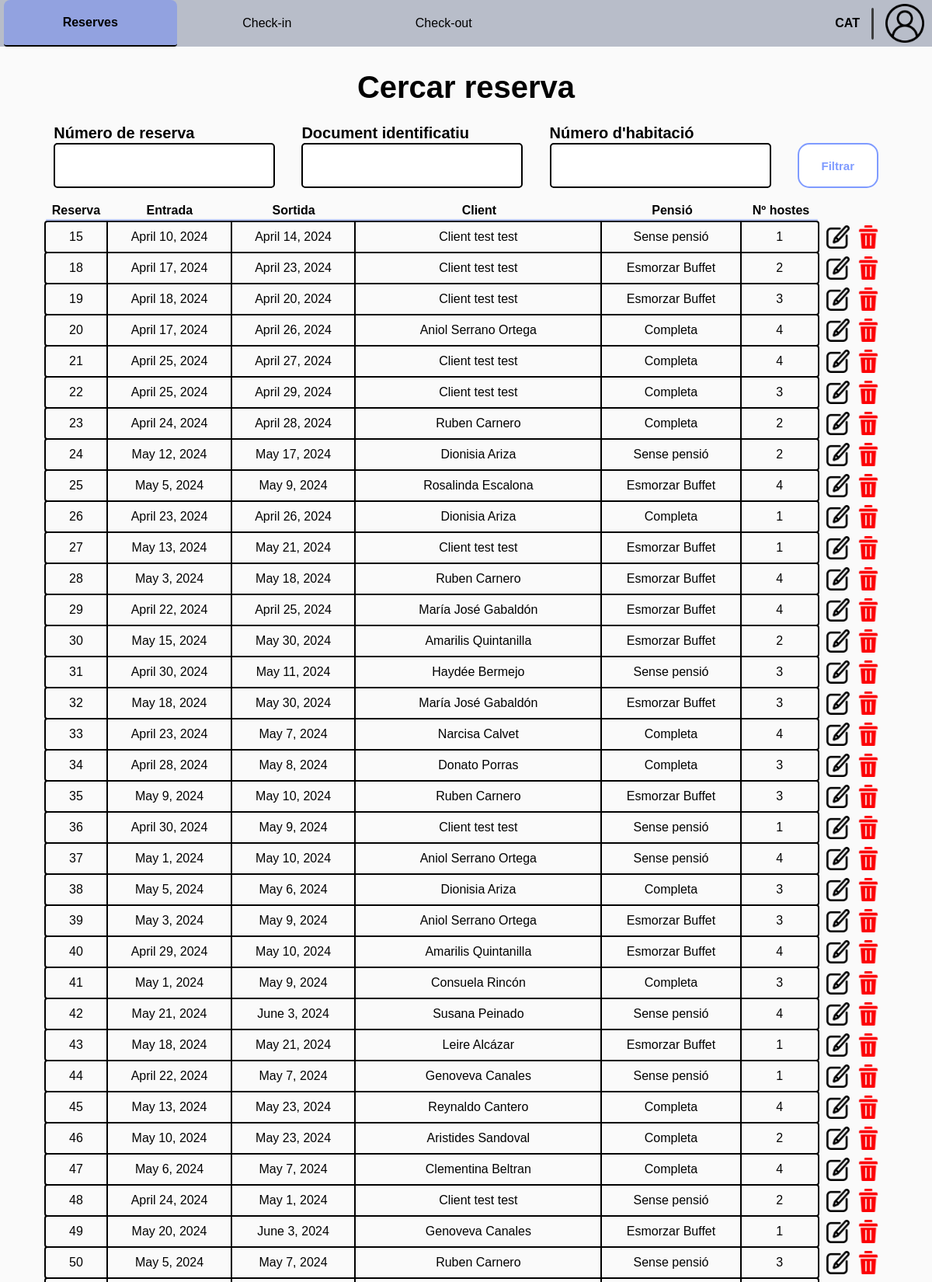
Page /receptionist/search-reservation/ (signed in, upper part) on the committed database.
### Reception/models.py (models this page shows, shortened)
class RoomReservation(models.Model):
    client = models.ForeignKey(Client, on_delete=models.CASCADE)
    room = models.ForeignKey(Room, on_delete=models.CASCADE, to_field='id')
    entry = models.DateField()
    exit = models.DateField()
    pension_type = models.CharField(
        max_length=c.DROPDOWN_MAX_LENGTH,
        choices=c.get_pension_types,
        default='Sense pensió'
    )
    num_guests = models.IntegerField()
    is_active = models.BooleanField(default=True)
    check_in_active = models.BooleanField(default=False)
    check_out_active = models.BooleanField(default=False)
    class Meta:
        unique_together = ('room', 'entry', 'exit')

class HotelUser(AbstractUser):
    email = models.EmailField()
    phone_number = models.CharField(max_length=c.PHONE_NUMBER_LENGTH)
    id_number = models.CharField(max_length=c.ID_NUMBER, blank=True)

### Reception/views.py (the view, shortened to what this page needs)
# urls.py: path('search-reservation/', v.search_reservation, name='search_reservation'),
@worker_required('receptionist')
def search_reservation(request):
    form = SearchReservationForm(request.GET or None)
    reservations = RoomReservation.objects.filter(is_active=True)
    return render(request, c.get_manage_reservation_path(1), {'form': form, 'reservations': reservations})

### Reception/forms.py (shortened to what this page needs)
class SearchReservationForm(forms.ModelForm):
    num_reservation = forms.CharField(label="Número de reserva", required=False)
    id_number = forms.CharField(label="Document identificatiu", required=False)
    room_num = forms.IntegerField(label="Número d'habitació", required=False,
                                  validators=[MinValueValidator(1)])
    class Meta:
        model = RoomReservation
        fields = []

### Reception/config.py (called while the page is built)
    @staticmethod
    def get_manage_reservation_path(n: int):
        return p.MANAGE_RESERVATION[n]

### templates/worker/receptionist/reservation/manage_reservation/search_reservation.html (shortened to what this page needs)
{% extends "worker/receptionist/base_receptionist.html" %}
{% load static %}
{% block extra_css %}
    <link rel="stylesheet"
          href="{% static 'css/worker/receptionist/reservation/manage_reservation/search_reservation.css' %}">
{% endblock extra_css %}
{% block id_reservation %} id="current-page" {% endblock id_reservation %}
{% block content %}
    <div class="main">
        <h2 class="subsection-title">Cercar reserva</h2>
        <form method="get" class="filter-field">
            <div class="form-group">
                <p>{{ form.num_reservation.label }}</p>
                {{ form.num_reservation }}
            </div>
            <div class="form-group">
                <p>{{ form.id_number.label }}</p>
                {{ form.id_number }}
            </div>
            <div class="form-group">
                <p>{{ form.room_num.label }}</p>
                {{ form.room_num }}
            </div>
            <div class="procedural-buttons">
                <button class="filter-button" type="submit">Filtrar</button>
            </div>
        </form>
        <ul class="reservation-list">
            <ul class="list-index">
                <li id="reservation-id">Reserva</li>
                <li id="entry">Entrada</li>
                <li id="exit">Sortida</li>
                <li id="name">Client</li>
                <li id="pension">Pensió</li>
                <li id="num-guests">Nº hostes</li>
            </ul>
            <div id="divider"></div>
            {% for reservation in reservations %}
                <div class="list-div">
                    <li>
                        <div id="reservation-id">{{ reservation.id }}</div>
                        <div id="entry">{{ reservation.entry }}</div>
                        <div id="exit">{{ reservation.exit }}</div>
                        <div id="name">{{ reservation.client.first_name }} {{ reservation.client.last_name }}</div>
                        <div id="pension">{{ reservation.pension_type }}</div>
                        <div id="num-guests">{{ reservation.num_guests }}</div>
                    </li>
                    <div class="list-extra">
                        <div class="icon"><a href="{% url 'reservation_details' pk=reservation.id %}">
                            <img src="{% static 'img/icons/edit-icon.png' %}" alt="edit"></a>
                        </div>
                        <div class="icon">
                            <form action="{% url 'delete_reservation' reservation.id %}" method="post">
                                <button type="submit"
                                        onclick="return confirm('Estàs segur que vols eliminar aquesta reserva?');">
                                    <img src="{% static 'img/icons/delete-icon.png' %}" alt="delete"></button>
                            </form>
                        </div>
                    </div>
                </div>
            {% endfor %}
        </ul>
    </div>
{% endblock %}

### static/css/base.css (style rules this page uses)
body { background-color: #fafafa; font-family: "Gill Sans MT", Arial, sans-serif; margin: 0; padding: 0; aspect-ratio: 16 / 9; width: 100%; height: 100vh; display: flex; flex-direction: column; }
.main { display: flex; flex-direction: column; align-items: center; height: 95%; width: 95%; max-height: 900px; max-width: 1600px; gap: 10px; }

### static/css/worker/worker.css (style rules this page uses)
p { margin: 0; font-size: 1em; }
.subsection-title { margin-bottom: 15px; font-size: 40px; }
h2 { margin-top: 10px; margin-bottom: 0; font-size: 1.5em; font-weight: bold; }
input { background-color: white; border: 2px solid black; }
.procedural-buttons { height: 8%; width: 100%; display: flex; flex-direction: row; justify-content: space-between; align-items: center; }
.procedural-buttons button { display: flex; align-items: center; justify-content: center; height: 100%; width: 20%; max-height: 60px; max-width: 160px; min-height: 40px; min-width: 104px; margin-top: 0; margin-bottom: 0; font-size: 15px; font-weight: bold; border-radius: 15px; cursor: pointer; transition: opacity 0.2s; padding: 15px 10px; }
.filter-button { color: #7f9bff; background-color: white; border: 2px solid #7f9bff; }
.filter-field { width: 100%; font-weight: bold; font-size: 20px; display: flex; justify-content: center; gap: 3%; align-items: flex-end; flex-wrap: wrap; }
.filter-field input[type="text"], input[type="number"] { height: 34px; border-radius: 5px; text-align: center; font-size: 30px; padding: 10px; }
.form-group { display: flex; flex-direction: column; gap: 1px; width: 25%; min-width: 270px; }
.list-index { width: 92%; margin: 0; display: flex; flex-direction: row; justify-content: space-around; padding: 0; }
.list-index li { display: flex; justify-content: center; align-items: center; font-weight: bold; border-right: solid 2px #fafafa; list-style-type: none; padding: 0; }
.list-index li:last-child { border-right: none; }
.list-extra { width: 8%; padding-left: 2px; display: flex; flex-direction: row; justify-content: space-evenly; }
.list-extra a { width: 95%; text-decoration: none; }
.icon { display: flex; align-items: center; height: 100%; width: 30px; border: none; }
.icon a { display: flex; align-items: center; }
.icon img { width: 30px; height: 30px; }
.reservation-list { width: 95%; display: flex; flex-direction: column; gap: 2px; margin: 0; padding: 0; }
#divider { width: calc(92% - 2px); height: 2px; border-radius: 5px; background-color: #B7C5FBFF; }
.list-div { display: flex; flex-direction: row; justify-content: flex-start; }
.list-div li { width: 92%; display: flex; flex-direction: row; justify-content: space-around; outline: solid 2px black; border-radius: 2px; }
.list-div li div { display: flex; justify-content: center; align-items: center; padding: 10px 0; border-right: solid 2px black; }
.list-div li div:last-child { border-right: none; }
#reservation-id { width: 8%; }
#entry { width: 16%; }
#exit { width: 16%; }
#name { width: 32%; }
#pension { width: 18%; }
#num-guests { width: 10%; min-width: max-content; }
.icon form { width: 100%; height: 100%; display: flex; justify-content: center; align-items: center; }
.icon button { background-color: transparent; border: none; cursor: pointer; display: flex; align-items: center; padding: 0; }

### static/css/worker/receptionist/reservation/manage_reservation/search_reservation.css (style rules this page uses)
.procedural-buttons { width: 104px; height: 58px; }

### rows in the picture
RoomReservation: id "15", entry "April 10, 2024", exit "April 14, 2024", client.first_name "Client test", client.last_name "test", pension_type "Sense pensió", num_guests "1"
RoomReservation: id "18", entry "April 17, 2024", exit "April 23, 2024", client.first_name "Client test", client.last_name "test", pension_type "Esmorzar Buffet", num_guests "2"
RoomReservation: id "19", entry "April 18, 2024", exit "April 20, 2024", client.first_name "Client test", client.last_name "test", pension_type "Esmorzar Buffet", num_guests "3"
RoomReservation: id "20", entry "April 17, 2024", exit "April 26, 2024", client.first_name "Aniol", client.last_name "Serrano Ortega", pension_type "Completa", num_guests "4"
RoomReservation: id "21", entry "April 25, 2024", exit "April 27, 2024", client.first_name "Client test", client.last_name "test", pension_type "Completa", num_guests "4"
RoomReservation: id "22", entry "April 25, 2024", exit "April 29, 2024", client.first_name "Client test", client.last_name "test", pension_type "Completa", num_guests "3"
RoomReservation: id "23", entry "April 24, 2024", exit "April 28, 2024", client.first_name "Ruben", client.last_name "Carnero", pension_type "Completa", num_guests "2"
RoomReservation: id "24", entry "May 12, 2024", exit "May 17, 2024", client.first_name "Dionisia", client.last_name "Ariza", pension_type "Sense pensió", num_guests "2"
RoomReservation: id "25", entry "May 5, 2024", exit "May 9, 2024", client.first_name "Rosalinda", client.last_name "Escalona", pension_type "Esmorzar Buffet", num_guests "4"
RoomReservation: id "26", entry "April 23, 2024", exit "April 26, 2024", client.first_name "Dionisia", client.last_name "Ariza", pension_type "Completa", num_guests "1"
RoomReservation: id "27", entry "May 13, 2024", exit "May 21, 2024", client.first_name "Client test", client.last_name "test", pension_type "Esmorzar Buffet", num_guests "1"
RoomReservation: id "28", entry "May 3, 2024", exit "May 18, 2024", client.first_name "Ruben", client.last_name "Carnero", pension_type "Esmorzar Buffet", num_guests "4"
RoomReservation: id "29", entry "April 22, 2024", exit "April 25, 2024", client.first_name "María José", client.last_name "Gabaldón", pension_type "Esmorzar Buffet", num_guests "4"
RoomReservation: id "30", entry "May 15, 2024", exit "May 30, 2024", client.first_name "Amarilis", client.last_name "Quintanilla", pension_type "Esmorzar Buffet", num_guests "2"
RoomReservation: id "31", entry "April 30, 2024", exit "May 11, 2024", client.first_name "Haydée", client.last_name "Bermejo", pension_type "Sense pensió", num_guests "3"
RoomReservation: id "32", entry "May 18, 2024", exit "May 30, 2024", client.first_name "María José", client.last_name "Gabaldón", pension_type "Esmorzar Buffet", num_guests "3"
RoomReservation: id "33", entry "April 23, 2024", exit "May 7, 2024", client.first_name "Narcisa", client.last_name "Calvet", pension_type "Completa", num_guests "4"
RoomReservation: id "34", entry "April 28, 2024", exit "May 8, 2024", client.first_name "Donato", client.last_name "Porras", pension_type "Completa", num_guests "3"
RoomReservation: id "35", entry "May 9, 2024", exit "May 10, 2024", client.first_name "Ruben", client.last_name "Carnero", pension_type "Esmorzar Buffet", num_guests "3"
RoomReservation: id "36", entry "April 30, 2024", exit "May 9, 2024", client.first_name "Client test", client.last_name "test", pension_type "Sense pensió", num_guests "1"
RoomReservation: id "37", entry "May 1, 2024", exit "May 10, 2024", client.first_name "Aniol", client.last_name "Serrano Ortega", pension_type "Sense pensió", num_guests "4"
RoomReservation: id "38", entry "May 5, 2024", exit "May 6, 2024", client.first_name "Dionisia", client.last_name "Ariza", pension_type "Completa", num_guests "3"
RoomReservation: id "39", entry "May 3, 2024", exit "May 9, 2024", client.first_name "Aniol", client.last_name "Serrano Ortega", pension_type "Esmorzar Buffet", num_guests "3"
RoomReservation: id "40", entry "April 29, 2024", exit "May 10, 2024", client.first_name "Amarilis", client.last_name "Quintanilla", pension_type "Esmorzar Buffet", num_guests "4"
RoomReservation: id "41", entry "May 1, 2024", exit "May 9, 2024", client.first_name "Consuela", client.last_name "Rincón", pension_type "Completa", num_guests "3"
RoomReservation: id "42", entry "May 21, 2024", exit "June 3, 2024", client.first_name "Susana", client.last_name "Peinado", pension_type "Sense pensió", num_guests "4"
RoomReservation: id "43", entry "May 18, 2024", exit "May 21, 2024", client.first_name "Leire", client.last_name "Alcázar", pension_type "Esmorzar Buffet", num_guests "1"
RoomReservation: id "44", entry "April 22, 2024", exit "May 7, 2024", client.first_name "Genoveva", client.last_name "Canales", pension_type "Sense pensió", num_guests "1"
RoomReservation: id "45", entry "May 13, 2024", exit "May 23, 2024", client.first_name "Reynaldo", client.last_name "Cantero", pension_type "Completa", num_guests "4"
RoomReservation: id "46", entry "May 10, 2024", exit "May 23, 2024", client.first_name "Aristides", client.last_name "Sandoval", pension_type "Completa", num_guests "2"
RoomReservation: id "47", entry "May 6, 2024", exit "May 7, 2024", client.first_name "Clementina", client.last_name "Beltran", pension_type "Completa", num_guests "4"
RoomReservation: id "48", entry "April 24, 2024", exit "May 1, 2024", client.first_name "Client test", client.last_name "test", pension_type "Sense pensió", num_guests "2"
RoomReservation: id "49", entry "May 20, 2024", exit "June 3, 2024", client.first_name "Genoveva", client.last_name "Canales", pension_type "Esmorzar Buffet", num_guests "1"
RoomReservation: id "50", entry "May 5, 2024", exit "May 7, 2024", client.first_name "Ruben", client.last_name "Carnero", pension_type "Sense pensió", num_guests "3"
